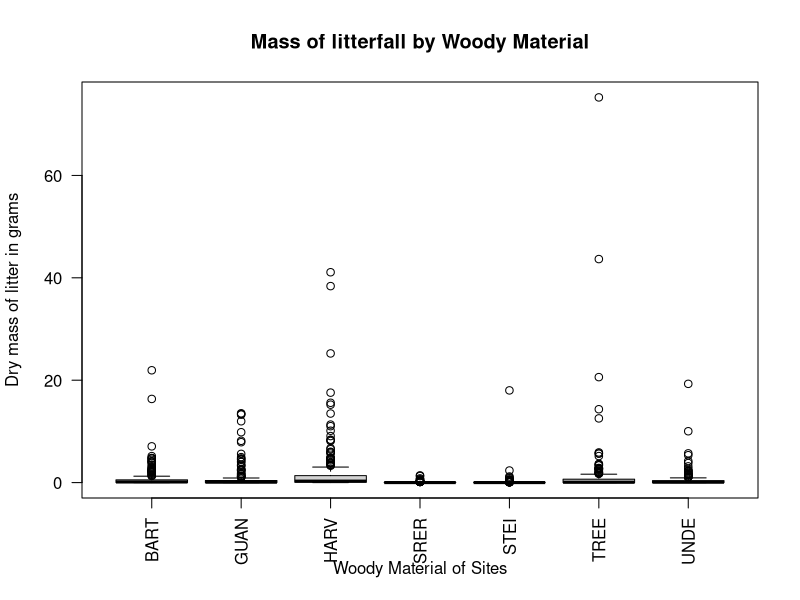

Source code (R):
## ---- chunk 1
knitr::opts_chunk$set(echo = TRUE)
## ---- chunk 2
# read in the litterfall data from a csv
litterfall_data <- read.csv("data/ltr_massdata.csv",
                            header = TRUE)
## ---- chunk 3
# just look at all sites with 'woody material'
Woody_data <- subset(litterfall_data,
                    functionalGroup == "Woody material")
## ---- chunk 4
# mass of litter by functional type
boxplot(dryMass ~ siteID,
        data = Woody_data,
        main = "Mass of litterfall by Woody Material",
        xlab = "Woody Material of Sites",
        ylab = "Dry mass of litter in grams",
        las = 2)
## ---- chunk 5
# test for significance between the groups
anova(lm(dryMass ~ siteID,
         data = Woody_data))
